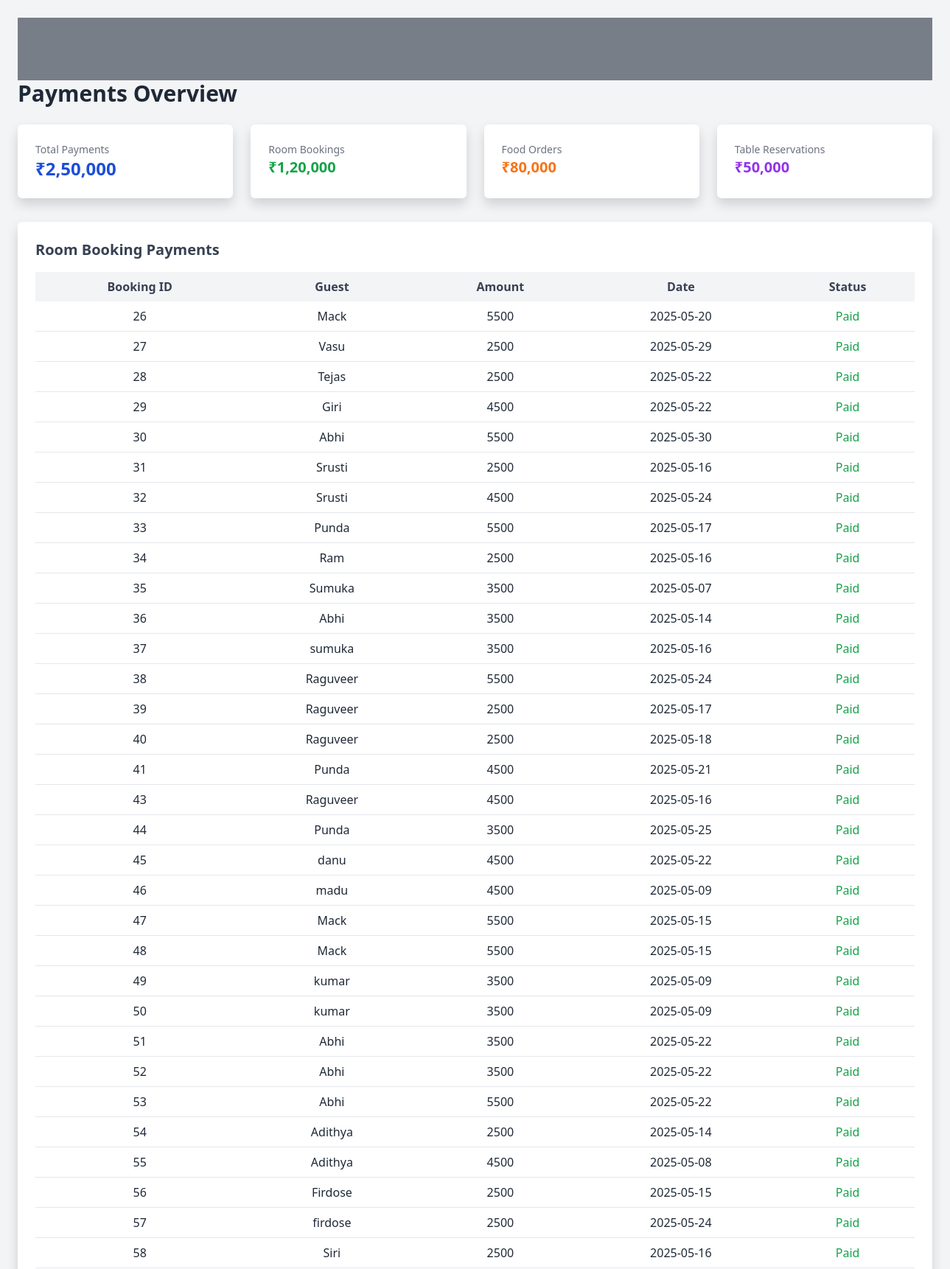
Page /adminpayment.php (upper part) on the committed database.
### tables this page shows
CREATE TABLE `roomsbooking` (
  `cemail` varchar(50) DEFAULT NULL,
  `fname` varchar(50) DEFAULT NULL,
  `emailid` varchar(50) DEFAULT NULL,
  `phnumber` varchar(50) DEFAULT NULL,
  `country` varchar(50) DEFAULT NULL,
  `roomtype` varchar(50) DEFAULT NULL,
  `price` varchar(50) DEFAULT NULL,
  `cin` date DEFAULT NULL,
  `cout` date DEFAULT NULL,
  `bedtype` varchar(50) DEFAULT NULL,
  `meal` varchar(50) DEFAULT NULL,
  `noofperson` int(11) DEFAULT NULL,
  `identityproof` varchar(50) DEFAULT NULL,
  `paymentmethod` varchar(50) DEFAULT NULL,
  `id` int(11) NOT NULL
);

### adminpayment.php (the view, shortened to what this page needs)
<?php include("admintab.php"); ?>
<!DOCTYPE html>
<html lang="en">
<head>
    <script src="https://cdn.tailwindcss.com"></script>
   </head>
<body class="bg-gray-100 p-6">
    <h1 class="text-3xl font-bold text-gray-800 mb-6">Payments Overview</h1>
    <div class="grid grid-cols-1 md:grid-cols-4 gap-6 mb-8">
        <div class="bg-white p-4 rounded shadow">
            <h2 class="text-sm text-gray-500">Total Payments</h2>
            <p class="text-2xl font-bold text-blue-700">₹2,50,000</p>
        </div>
        <div class="bg-white p-4 rounded shadow">
            <h2 class="text-sm text-gray-500">Room Bookings</h2>
            <p class="text-xl font-bold text-green-600">₹1,20,000</p>
        </div>
        <div class="bg-white p-4 rounded shadow">
            <h2 class="text-sm text-gray-500">Food Orders</h2>
            <p class="text-xl font-bold text-orange-500">₹80,000</p>
        </div>
        <div class="bg-white p-4 rounded shadow">
            <h2 class="text-sm text-gray-500">Table Reservations</h2>
            <p class="text-xl font-bold text-purple-600">₹50,000</p>
        </div>
    </div>
    <div class="bg-white rounded shadow p-4 mb-6">
        <h2 class="text-xl font-semibold text-gray-700 mb-3">Room Booking Payments</h2>
     <table class="w-full text-center table-auto border-collapse">
    <thead class="bg-gray-100 text-gray-700">
        <tr>
            <th class="p-2 font-semibold">Booking ID</th>
            <th class="p-2 font-semibold">Guest</th>
            <th class="p-2 font-semibold">Amount</th>
            <th class="p-2 font-semibold">Date</th>
            <th class="p-2 font-semibold">Status</th>
        </tr>
    </thead>
    <tbody class="text-gray-800">
        <?php
            $sql = "SELECT * FROM roomsbooking";
            $retval = mysqli_query($conn, $sql);
            if (mysqli_num_rows($retval) > 0) {
                while ($row = mysqli_fetch_assoc($retval)) {
        ?>
        <tr class="border-b">
            <td class="p-2"><?php echo $row["id"] ?></td>
            <td class="p-2"><?php echo $row["fname"] ?></td>
            <td class="p-2"><?php echo $row["price"] ?></td>
            <td class="p-2"><?php echo $row["cin"] ?></td>
            <td class="p-2 text-green-600">Paid</td>
        </tr>
        <?php
                }
            }
        ?>
    </tbody>
</table>
    </div>

### rows in the picture
roomsbooking: id "26", fname "Mack", price "5500", cin "2025-05-20"
roomsbooking: id "27", fname "Vasu", price "2500", cin "2025-05-29"
roomsbooking: id "28", fname "Tejas", price "2500", cin "2025-05-22"
roomsbooking: id "29", fname "Giri", price "4500", cin "2025-05-22"
roomsbooking: id "30", fname "Abhi", price "5500", cin "2025-05-30"
roomsbooking: id "31", fname "Srusti", price "2500", cin "2025-05-16"
roomsbooking: id "32", fname "Srusti", price "4500", cin "2025-05-24"
roomsbooking: id "33", fname "Punda", price "5500", cin "2025-05-17"
roomsbooking: id "34", fname "Ram", price "2500", cin "2025-05-16"
roomsbooking: id "35", fname "Sumuka", price "3500", cin "2025-05-07"
roomsbooking: id "36", fname "Abhi", price "3500", cin "2025-05-14"
roomsbooking: id "37", fname "sumuka", price "3500", cin "2025-05-16"
roomsbooking: id "38", fname "Raguveer", price "5500", cin "2025-05-24"
roomsbooking: id "39", fname "Raguveer", price "2500", cin "2025-05-17"
roomsbooking: id "40", fname "Raguveer", price "2500", cin "2025-05-18"
roomsbooking: id "41", fname "Punda", price "4500", cin "2025-05-21"
roomsbooking: id "43", fname "Raguveer", price "4500", cin "2025-05-16"
roomsbooking: id "44", fname "Punda", price "3500", cin "2025-05-25"
roomsbooking: id "45", fname "danu", price "4500", cin "2025-05-22"
roomsbooking: id "46", fname "madu", price "4500", cin "2025-05-09"
roomsbooking: id "47", fname "Mack", price "5500", cin "2025-05-15"
roomsbooking: id "48", fname "Mack", price "5500", cin "2025-05-15"
roomsbooking: id "49", fname "kumar", price "3500", cin "2025-05-09"
roomsbooking: id "50", fname "kumar", price "3500", cin "2025-05-09"
roomsbooking: id "51", fname "Abhi", price "3500", cin "2025-05-22"
roomsbooking: id "52", fname "Abhi", price "3500", cin "2025-05-22"
roomsbooking: id "53", fname "Abhi", price "5500", cin "2025-05-22"
roomsbooking: id "54", fname "Adithya", price "2500", cin "2025-05-14"
roomsbooking: id "55", fname "Adithya", price "4500", cin "2025-05-08"
roomsbooking: id "56", fname "Firdose", price "2500", cin "2025-05-15"
roomsbooking: id "57", fname "firdose", price "2500", cin "2025-05-24"
roomsbooking: id "58", fname "Siri", price "2500", cin "2025-05-16"
